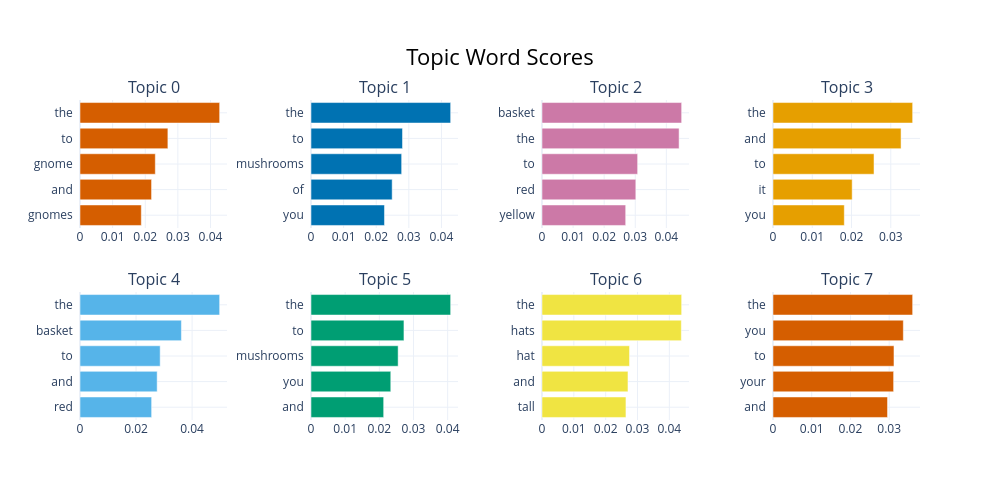

This figure's notebook cell:
### Code cell
topic_model_reduce.visualize_barchart()

### Figure 1 — Plotly figure (JSON) as saved in the notebook; plotly's stock layout.template omitted (floating-point values rounded to 4 significant figures)
{"data": [{"marker": {"color": "#D55E00"}, "orientation": "h", "type": "bar", "x": [0.01879, 0.02194, 0.02309, 0.02694, 0.04281], "xaxis": "x", "y": ["gnomes  ", "and  ", "gnome  ", "to  ", "the  "], "yaxis": "y"}, {"marker": {"color": "#0072B2"}, "orientation": "h", "type": "bar", "x": [0.02253, 0.02489, 0.0278, 0.02806, 0.04282], "xaxis": "x2", "y": ["you  ", "of  ", "mushrooms  ", "to  ", "the  "], "yaxis": "y2"}, {"marker": {"color": "#CC79A7"}, "orientation": "h", "type": "bar", "x": [0.02692, 0.03018, 0.03077, 0.0441, 0.04493], "xaxis": "x3", "y": ["yellow  ", "red  ", "to  ", "the  ", "basket  "], "yaxis": "y3"}, {"marker": {"color": "#E69F00"}, "orientation": "h", "type": "bar", "x": [0.01816, 0.02017, 0.02573, 0.03262, 0.03557], "xaxis": "x4", "y": ["you  ", "it  ", "to  ", "and  ", "the  "], "yaxis": "y4"}, {"marker": {"color": "#56B4E9"}, "orientation": "h", "type": "bar", "x": [0.02557, 0.02754, 0.02861, 0.03619, 0.04984], "xaxis": "x5", "y": ["red  ", "and  ", "to  ", "basket  ", "the  "], "yaxis": "y5"}, {"marker": {"color": "#009E73"}, "orientation": "h", "type": "bar", "x": [0.02127, 0.02335, 0.0255, 0.02721, 0.04087], "xaxis": "x6", "y": ["and  ", "you  ", "mushrooms  ", "to  ", "the  "], "yaxis": "y6"}, {"marker": {"color": "#F0E442"}, "orientation": "h", "type": "bar", "x": [0.02637, 0.027, 0.02749, 0.04376, 0.04387], "xaxis": "x7", "y": ["tall  ", "and  ", "hat  ", "hats  ", "the  "], "yaxis": "y7"}, {"marker": {"color": "#D55E00"}, "orientation": "h", "type": "bar", "x": [0.02957, 0.03114, 0.03124, 0.03365, 0.03606], "xaxis": "x8", "y": ["and  ", "your  ", "to  ", "you  ", "the  "], "yaxis": "y8"}], "layout": {"annotations": [{"font": {"size": 16}, "showarrow": false, "text": "Topic 0", "x": 0.0875, "xanchor": "center", "xref": "paper", "y": 1, "yanchor": "bottom", "yref": "paper"}, {"font": {"size": 16}, "showarrow": false, "text": "Topic 1", "x": 0.3625, "xanchor": "center", "xref": "paper", "y": 1, "yanchor": "bottom", "yref": "paper"}, {"font": {"size": 16}, "showarrow": false, "text": "Topic 2", "x": 0.6375, "xanchor": "center", "xref": "paper", "y": 1, "yanchor": "bottom", "yref": "paper"}, {"font": {"size": 16}, "showarrow": false, "text": "Topic 3", "x": 0.9125, "xanchor": "center", "xref": "paper", "y": 1, "yanchor": "bottom", "yref": "paper"}, {"font": {"size": 16}, "showarrow": false, "text": "Topic 4", "x": 0.0875, "xanchor": "center", "xref": "paper", "y": 0.4, "yanchor": "bottom", "yref": "paper"}, {"font": {"size": 16}, "showarrow": false, "text": "Topic 5", "x": 0.3625, "xanchor": "center", "xref": "paper", "y": 0.4, "yanchor": "bottom", "yref": "paper"}, {"font": {"size": 16}, "showarrow": false, "text": "Topic 6", "x": 0.6375, "xanchor": "center", "xref": "paper", "y": 0.4, "yanchor": "bottom", "yref": "paper"}, {"font": {"size": 16}, "showarrow": false, "text": "Topic 7", "x": 0.9125, "xanchor": "center", "xref": "paper", "y": 0.4, "yanchor": "bottom", "yref": "paper"}], "height": 500, "hoverlabel": {"bgcolor": "white", "font": {"family": "Rockwell", "size": 16}}, "showlegend": false, "title": {"font": {"color": "Black", "size": 22}, "text": "Topic Word Scores", "x": 0.5, "xanchor": "center", "yanchor": "top"}, "width": 1000, "xaxis": {"anchor": "y", "domain": [0, 0.175], "showgrid": true}, "xaxis2": {"anchor": "y2", "domain": [0.275, 0.45], "showgrid": true}, "xaxis3": {"anchor": "y3", "domain": [0.55, 0.725], "showgrid": true}, "xaxis4": {"anchor": "y4", "domain": [0.825, 1], "showgrid": true}, "xaxis5": {"anchor": "y5", "domain": [0, 0.175], "showgrid": true}, "xaxis6": {"anchor": "y6", "domain": [0.275, 0.45], "showgrid": true}, "xaxis7": {"anchor": "y7", "domain": [0.55, 0.725], "showgrid": true}, "xaxis8": {"anchor": "y8", "domain": [0.825, 1], "showgrid": true}, "yaxis": {"anchor": "x", "domain": [0.6, 1], "showgrid": true}, "yaxis2": {"anchor": "x2", "domain": [0.6, 1], "showgrid": true}, "yaxis3": {"anchor": "x3", "domain": [0.6, 1], "showgrid": true}, "yaxis4": {"anchor": "x4", "domain": [0.6, 1], "showgrid": true}, "yaxis5": {"anchor": "x5", "domain": [0, 0.4], "showgrid": true}, "yaxis6": {"anchor": "x6", "domain": [0, 0.4], "showgrid": true}, "yaxis7": {"anchor": "x7", "domain": [0, 0.4], "showgrid": true}, "yaxis8": {"anchor": "x8", "domain": [0, 0.4], "showgrid": true}}}
